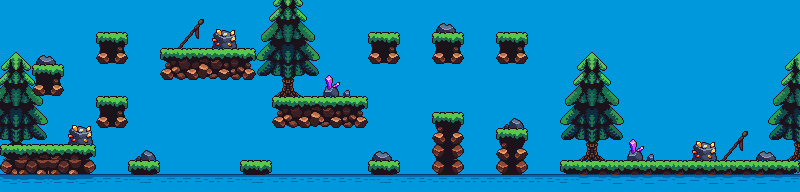

This game map was drawn from its Tiled (.tmx) file and the tilesets committed beside it. A one-line description and the trimmed map source follow:
An orthogonal 50x12 tile map with 16x16 px tiles, 7 tile layers (backgroung, decoration, ground, creatures, ...).

<map version="1.10" tiledversion="1.10.0" orientation="orthogonal" renderorder="right-down" compressionlevel="0" width="50" height="12" tilewidth="16" tileheight="16" infinite="0" nextlayerid="12" nextobjectid="1">
 <tileset firstgid="1" source="tiles.tsx" />
 <group id="1" name="tilemap">
  <layer id="1" name="backgroung" width="50" height="12">
   <data>[600 cells, 600 non-empty, 1 distinct tile ids]</data>
  </layer>
  <layer id="3" name="decoration" width="50" height="12">
   <data>[600 cells, 126 non-empty, 44 distinct tile ids]</data>
  </layer>
  <layer id="2" name="ground" width="50" height="12" locked="1">
   <data>[600 cells, 164 non-empty, 52 distinct tile ids]</data>
  </layer>
 </group>
 <group id="2" name="creatures">
  <layer id="1" name="creatures" width="50" height="12">
   <data>[600 cells, 0 non-empty, 0 distinct tile ids]</data>
  </layer>
 </group>
 <group id="3" name="items">
  <layer id="1" name="coins" width="50" height="12">
   <data>[600 cells, 0 non-empty, 0 distinct tile ids]</data>
  </layer>
  <layer id="10" name="key" width="50" height="12">
   <data>[600 cells, 0 non-empty, 0 distinct tile ids]</data>
  </layer>
  <layer id="11" name="key_block" width="50" height="12">
   <data>[600 cells, 0 non-empty, 0 distinct tile ids]</data>
  </layer>
 </group>
</map>
